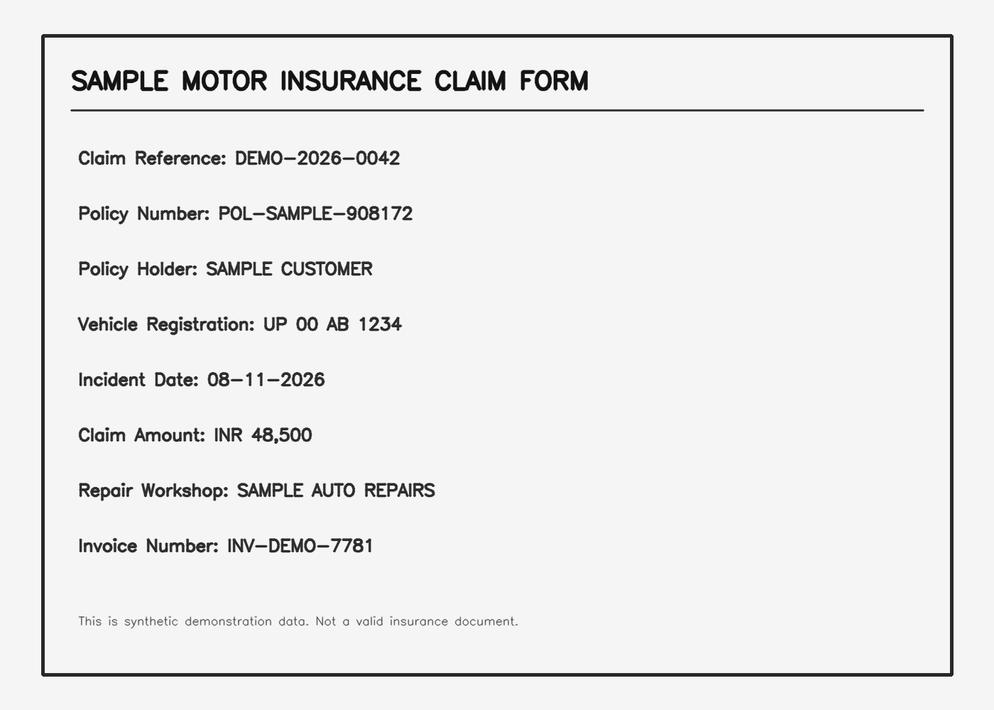
#> input picture dataset/original/sample_synthetic_claim_form.png, 994 x 710 px, shrunk from 1400 x 1000 before the run; its folder holds only this picture in this run
$ python -i benchmark.py   (imports and definitions only)   (older library calls are emulated)
#> lines starting #> are read from the running program, lines starting #| are printed output that depends on the picture; after the words box and inside, x2 and y2 are one past the last pixel; in counts of white or black regions, pixels touching at a corner belong together
#> further down, picture is the input picture: shape (710, 994, 3); min 0, max 255, mean 235.5
### backend/app/dip/preprocessing.py
"""First DIP module: grayscale conversion and contrast enhancement.

All functions accept/return OpenCV images (NumPy arrays). The module deliberately
keeps processing separate from file I/O so it can be tested and reused by FastAPI.
"""
from __future__ import annotations

from pathlib import Path
from typing import Dict

import cv2
import numpy as np


# [6 lines left out: function read_image, not called in this run]


def to_grayscale(image: np.ndarray) -> np.ndarray:
    """Convert a BGR or grayscale image to an 8-bit grayscale image."""
    if image is None or not isinstance(image, np.ndarray):
        raise ValueError("image must be a valid NumPy array")
    if image.ndim == 2:
        gray = image
    elif image.ndim == 3 and image.shape[2] == 3:
        gray = cv2.cvtColor(image, cv2.COLOR_BGR2GRAY)
    elif image.ndim == 3 and image.shape[2] == 4:
        gray = cv2.cvtColor(image, cv2.COLOR_BGRA2GRAY)
    else:
        raise ValueError(f"Unsupported image shape: {image.shape}")
    if gray.dtype != np.uint8:
        gray = cv2.normalize(gray, None, 0, 255, cv2.NORM_MINMAX).astype(np.uint8)
    return gray


# [4 lines left out: function equalize_histogram, not called in this run]


def apply_clahe(
    gray: np.ndarray,
    clip_limit: float = 2.0,
    tile_grid_size: tuple[int, int] = (8, 8),
) -> np.ndarray:
    """Apply CLAHE for local contrast enhancement, useful for uneven scans."""
#> called with clip_limit = 2, tile_grid_size = (8, 8)
    gray = to_grayscale(gray)
    if clip_limit <= 0:
        raise ValueError("clip_limit must be greater than zero")
    if len(tile_grid_size) != 2 or min(tile_grid_size) < 1:
        raise ValueError("tile_grid_size must contain two positive integers")
    clahe = cv2.createCLAHE(
        clipLimit=float(clip_limit), tileGridSize=tuple(map(int, tile_grid_size))
    )
    return clahe.apply(gray)


# [29 lines left out: functions preprocess_contrast, save_preprocessing_results, not called in this run]

### backend/app/dip/phase2.py
"""Phase 2 DIP operations: denoising and document binarization."""
from __future__ import annotations

from pathlib import Path
from typing import Dict

import cv2
import numpy as np

from .preprocessing import to_grayscale, apply_clahe


def _validate_kernel(kernel_size: int) -> None:
    if kernel_size < 1 or kernel_size % 2 == 0:
        raise ValueError("kernel_size must be a positive odd integer")


# [30 lines left out: functions gaussian_denoise, median_denoise, bilateral_denoise, global_threshold, not called in this run]


def otsu_threshold(gray: np.ndarray, max_value: int = 255) -> tuple[int, np.ndarray]:
    """Automatically select a global threshold using Otsu's method."""
#> called with max_value = 255
    gray = to_grayscale(gray)
    if not 1 <= max_value <= 255:
        raise ValueError("max_value must be 1..255")
    threshold, result = cv2.threshold(
        gray, 0, max_value, cv2.THRESH_BINARY + cv2.THRESH_OTSU
    )
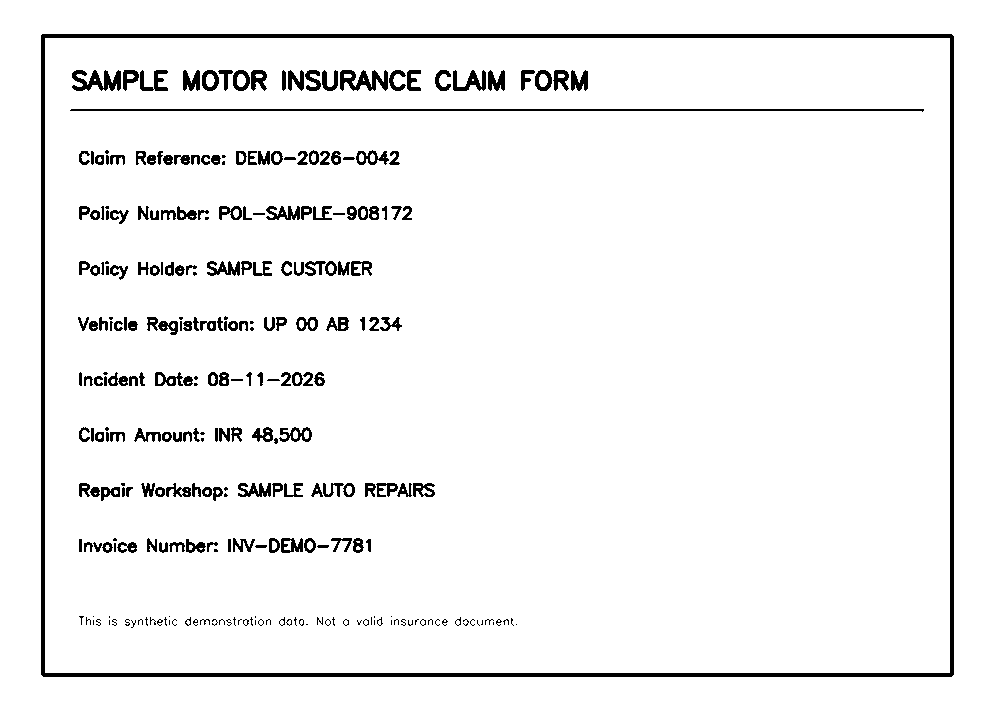
#> result: shape (710, 994); 95% white; 285 black regions (88 under 20 px), largest, box (x1, y1, x2, y2) and area: (41, 34, 954, 677) 12374, (70, 109, 924, 112) 1708, (72, 70, 121, 91) 605
#> threshold = 152
    return int(round(threshold)), result


def _validate_adaptive(block_size: int, max_value: int) -> None:
    if block_size < 3 or block_size % 2 == 0:
        raise ValueError("block_size must be an odd integer >= 3")
    if not 1 <= max_value <= 255:
        raise ValueError("max_value must be 1..255")


def adaptive_mean_threshold(gray: np.ndarray, block_size: int = 31,
                            constant: int = 10, max_value: int = 255) -> np.ndarray:
    """Use the local neighbourhood mean as the threshold reference."""
#> called with block_size = 31, constant = 10, max_value = 255
    gray = to_grayscale(gray)
    _validate_adaptive(block_size, max_value)
    return cv2.adaptiveThreshold(gray, max_value, cv2.ADAPTIVE_THRESH_MEAN_C,
                                 cv2.THRESH_BINARY, block_size, constant)
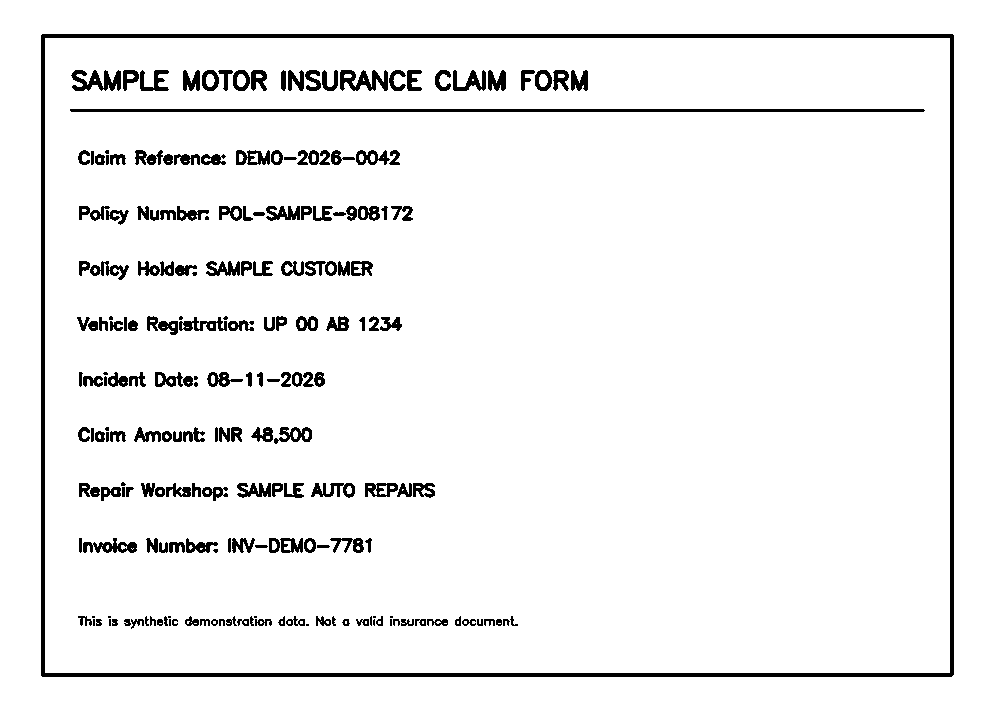
#> returned value: shape (710, 994); 94.4% white; 212 black regions (26 under 20 px), largest, box (x1, y1, x2, y2) and area: (41, 34, 954, 677) 12378, (70, 109, 925, 112) 2562, (71, 70, 121, 91) 612


def adaptive_gaussian_threshold(gray: np.ndarray, block_size: int = 31,
                                 constant: int = 10, max_value: int = 255) -> np.ndarray:
    """Use a Gaussian-weighted local neighbourhood as threshold reference."""
#> called with block_size = 31, constant = 10, max_value = 255
    gray = to_grayscale(gray)
    _validate_adaptive(block_size, max_value)
    return cv2.adaptiveThreshold(gray, max_value, cv2.ADAPTIVE_THRESH_GAUSSIAN_C,
                                 cv2.THRESH_BINARY, block_size, constant)
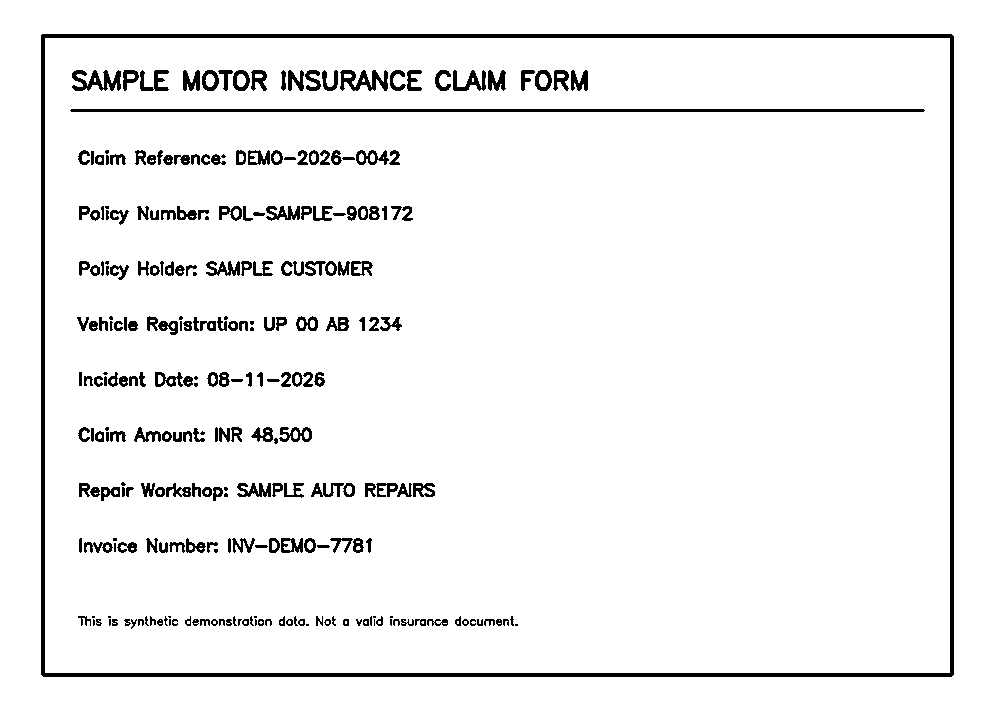
#> returned value: shape (710, 994); 94.7% white; 271 black regions (40 under 20 px), largest, box (x1, y1, x2, y2) and area: (41, 34, 954, 677) 12374, (70, 109, 925, 112) 2561, (72, 70, 121, 91) 569


# [35 lines left out: functions run_phase2, save_phase2_results, not called in this run]

### backend/app/ocr/benchmark.py
"""Run identical Tesseract OCR settings over alternative DIP variants."""
from __future__ import annotations

import csv
import json
from pathlib import Path
from typing import Any

import cv2
import numpy as np

from app.dip.preprocessing import apply_clahe, to_grayscale
from app.dip.phase2 import (
    global_threshold, otsu_threshold,
    adaptive_mean_threshold, adaptive_gaussian_threshold,
)
from app.ocr.tesseract_engine import ocr_image, save_ocr_result
from app.ocr.metrics import evaluate_ocr


def build_ocr_variants(image: np.ndarray) -> dict[str, np.ndarray]:
    """Create comparable inputs. All variants retain dark text on light paper."""
    gray = to_grayscale(image)
    clahe = apply_clahe(gray)
    _, otsu = otsu_threshold(clahe)
    adaptive_mean = adaptive_mean_threshold(clahe)
    adaptive_gaussian = adaptive_gaussian_threshold(clahe)
    # Phase 3 morphology operates on white text foreground; invert back for OCR.
    text_fg = cv2.bitwise_not(adaptive_gaussian)
    opened = cv2.morphologyEx(
        text_fg, cv2.MORPH_OPEN,
        cv2.getStructuringElement(cv2.MORPH_RECT, (3, 3))
    )
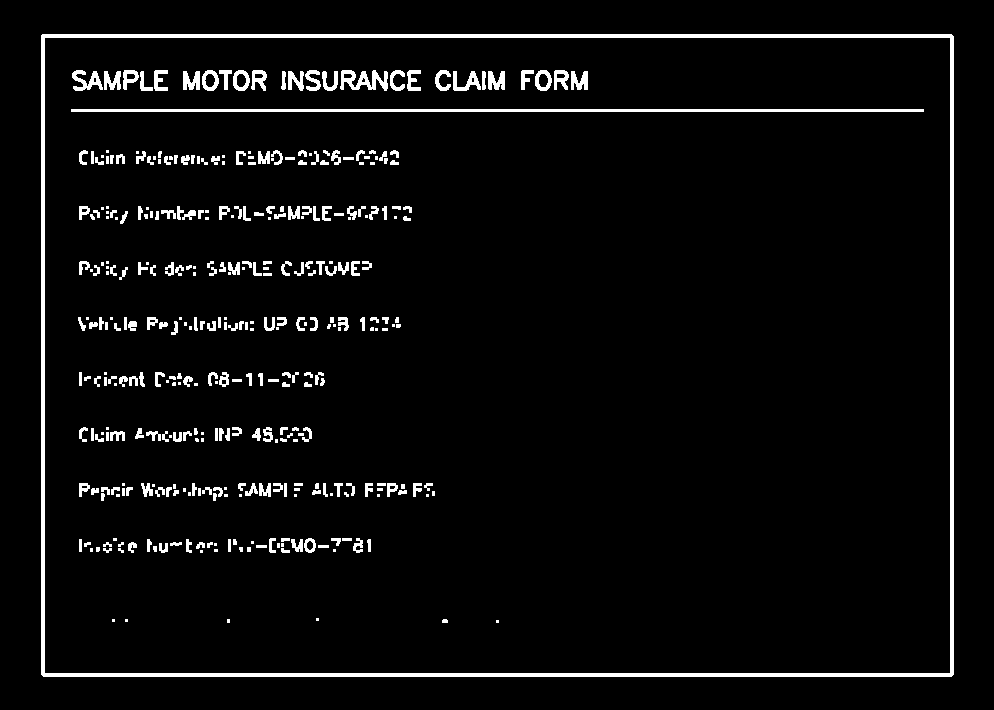
#> opened: shape (710, 994); 4.5% white; 366 white regions (113 under 20 px), largest, box (x1, y1, x2, y2) and area: (41, 34, 954, 677) 12374, (71, 109, 924, 112) 2559, (340, 70, 388, 91) 551
    morphology_for_ocr = cv2.bitwise_not(opened)
    return {
        "original": image if image.ndim == 2 else cv2.cvtColor(image, cv2.COLOR_BGR2GRAY),
        "grayscale": gray,
        "clahe": clahe,
        "otsu": otsu,
        "adaptive_mean": adaptive_mean,
        "adaptive_gaussian": adaptive_gaussian,
        "morphology_opening": morphology_for_ocr,
    }


def run_ocr_benchmark(
    image: np.ndarray, output_dir: str | Path,
    ground_truth: str | None = None, lang: str = "eng",
    config: str = "--oem 3 --psm 6",
) -> list[dict[str, Any]]:
    output = Path(output_dir)
    output.mkdir(parents=True, exist_ok=True)
    rows = []
    for method, variant in build_ocr_variants(image).items():
        result = ocr_image(variant, lang=lang, config=config)
        save_ocr_result(result, output, f"ocr_{method}")
        row: dict[str, Any] = {
            "method": method,
            "mean_confidence": result["mean_confidence"],
            "word_count": result["word_count"],
            "recognized_characters": len(result["text"]),
        }
        if ground_truth is not None:
            row.update(evaluate_ocr(ground_truth, result["text"]))
        rows.append(row)
    csv_path = output / "ocr_benchmark.csv"
    fields = list(rows[0].keys()) if rows else ["method"]
    with csv_path.open("w", newline="", encoding="utf-8") as handle:
        writer = csv.DictWriter(handle, fieldnames=fields)
        writer.writeheader()
        writer.writerows(rows)
    (output / "ocr_benchmark.json").write_text(
        json.dumps(rows, indent=2), encoding="utf-8"
    )
    return rows

>>> import cv2
>>> picture = cv2.imread('../../../dataset/original/sample_synthetic_claim_form.png')
>>> result = build_ocr_variants(picture)
#> result = 7 items
